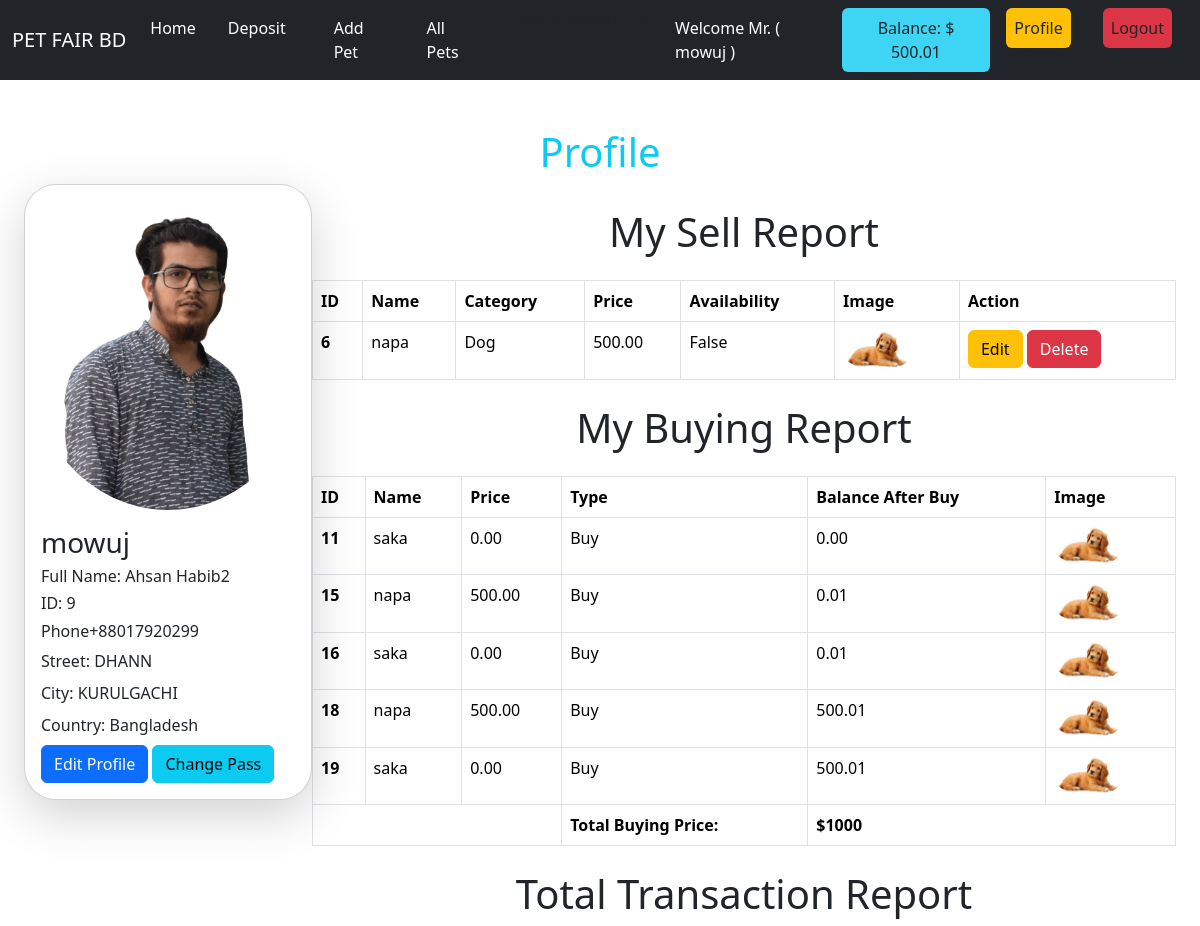
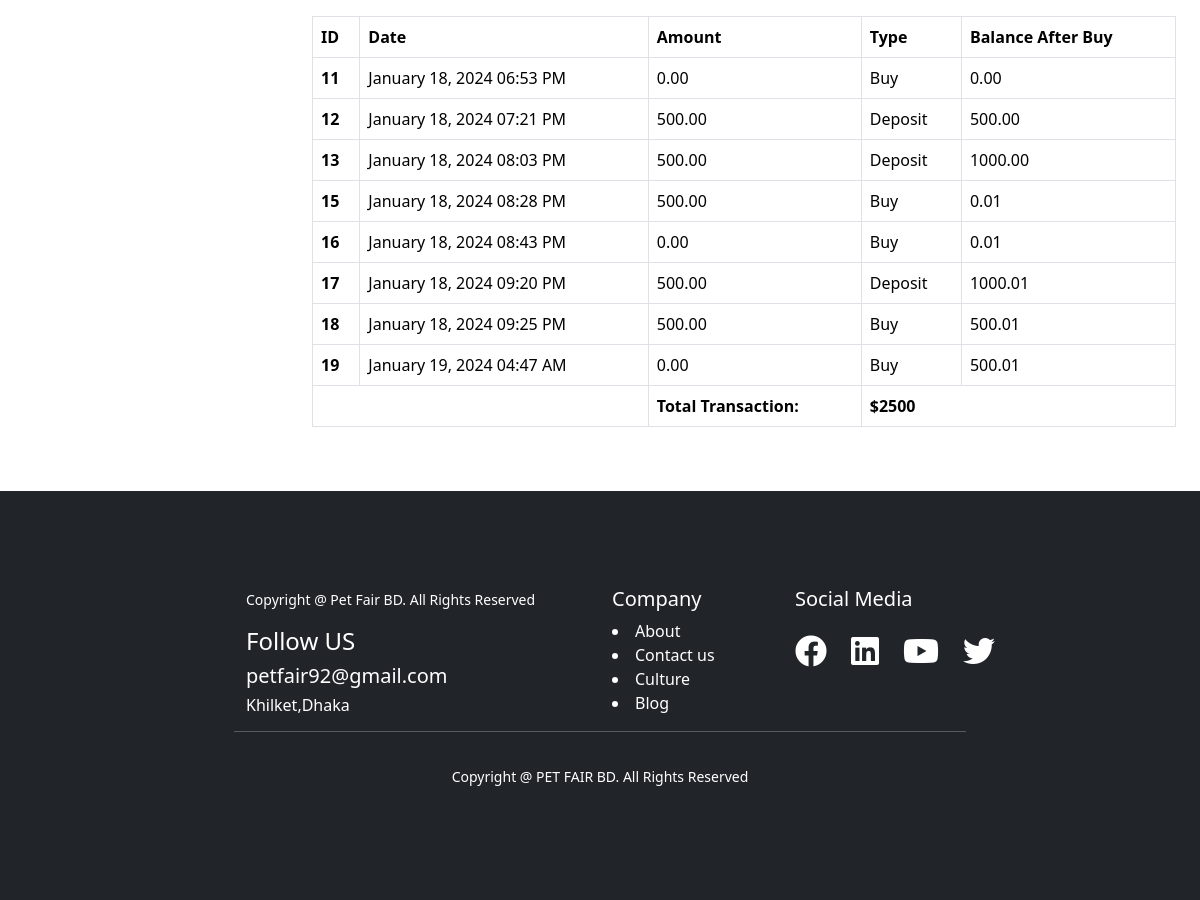
Page /customer/profile/ (signed in) on the earlier database version (2 pictures, top to bottom).
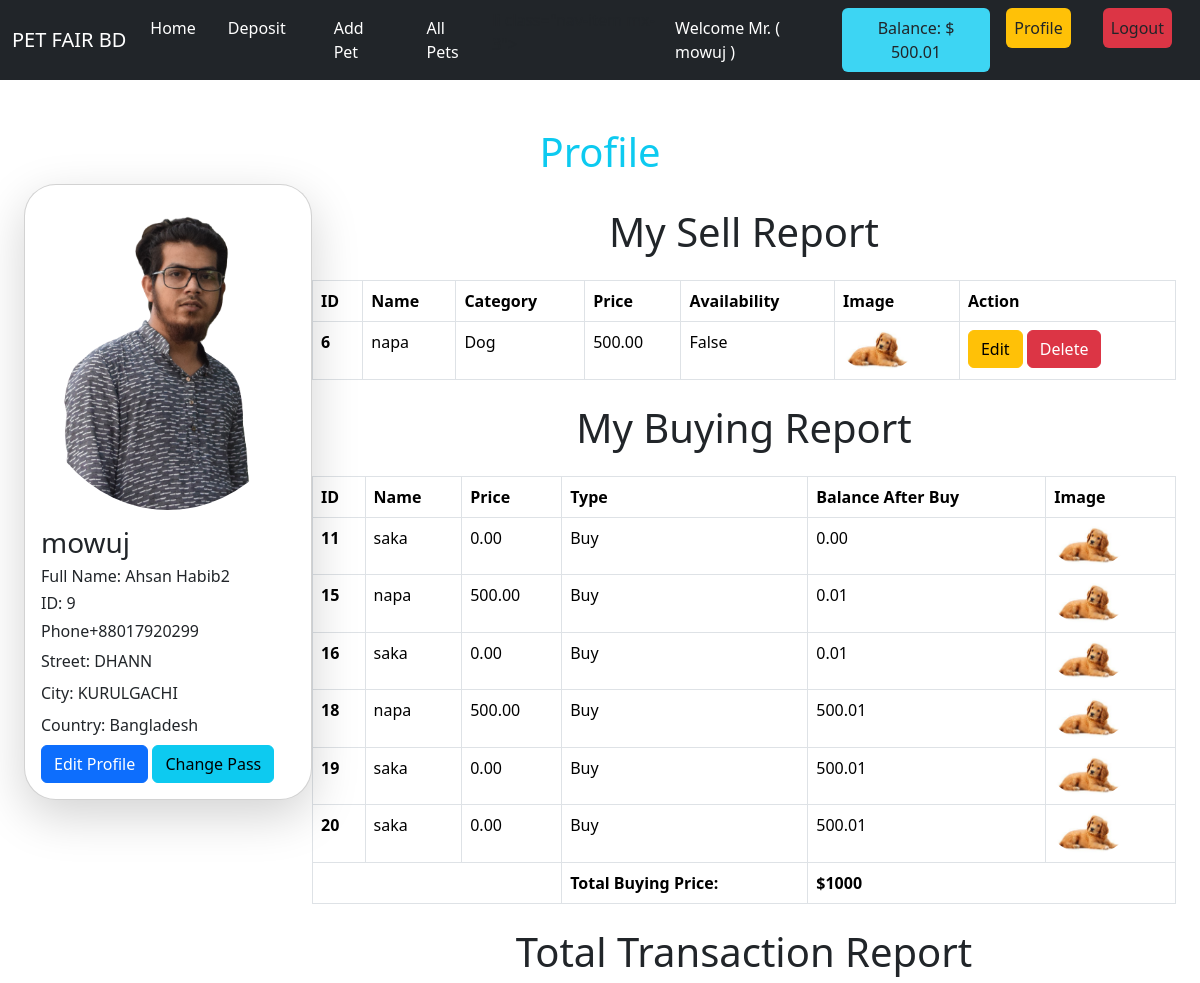
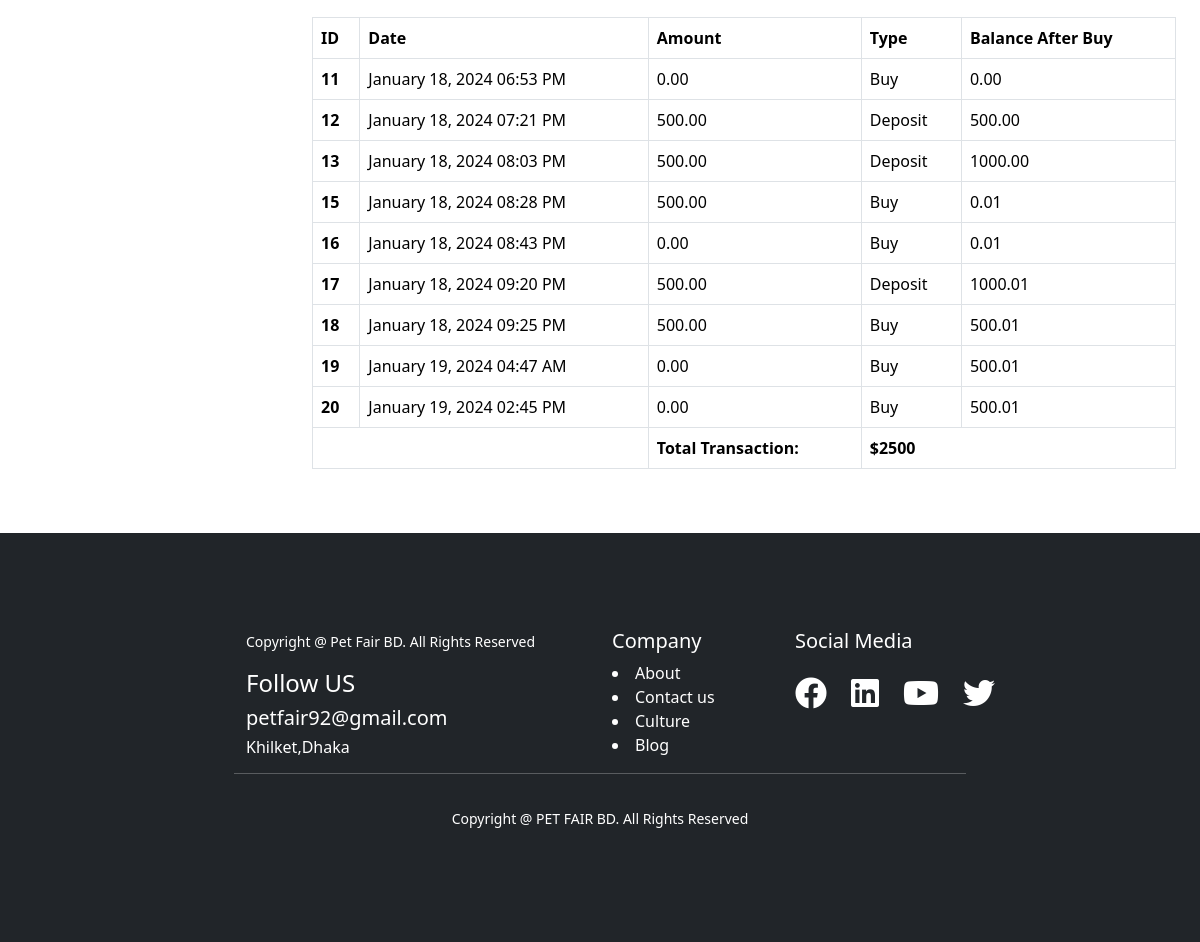
Same page on the later database version (2 pictures, top to bottom).
### pet/models.py (models this page shows, shortened)
class Pet(models.Model):
    name=models.CharField(max_length=50)
    user=models.ForeignKey(User,on_delete=models.CASCADE,null=True,blank=True)
    description=models.TextField()
    category=models.ManyToManyField(Category,related_name='pets')
    price = models.DecimalField(decimal_places=2,max_digits=12,default=0)
    image = models.ImageField(upload_to='pet/images',null=True,blank=True)
    availability=models.BooleanField(default=True)

class Category(models.Model):
    name=models.CharField(max_length=50)
    slug=models.SlugField(max_length=50,unique=True)

### transaction/models.py (models this page shows, shortened)
class Transaction(models.Model):
    customer = models.ForeignKey(
        Customer, related_name='transaction', on_delete=models.CASCADE)
    pet = models.ForeignKey(Pet, related_name='buy_pet',
                             on_delete=models.CASCADE, null=True, blank=True)
    amount = models.DecimalField(decimal_places=2, max_digits=12)
    balance_after_transaction = models.DecimalField(
        decimal_places=2, max_digits=12)
    transaction_type = models.IntegerField(choices=TRANSACTION_TYPE)
    timestamps = models.DateTimeField(auto_now_add=True)

### customer/views.py (the view)
# urls.py: path('profile/', UserProfileView.as_view(), name='profile'),
@method_decorator(login_required, name='dispatch')
class UserProfileView(LoginRequiredMixin, View):
    template_name = "customer/profile.html"
    def get(self, request):
        form = UserUpdateForm(instance=request.user)
        pets=Pet.objects.filter(user=request.user)
        customer = self.request.user.customer
        transaction = Transaction.objects.filter(customer=self.request.user.customer)
        total = transaction.aggregate(
            total_price=Sum('amount')
        )['total_price'] or 0
        buy = Transaction.objects.filter(
            transaction_type=BUY, customer=self.request.user.customer)
        total_buy_price = buy.aggregate(
            total_price=Sum('amount')
        )['total_price'] or 0
        return render(request, self.template_name, {"form": form, "buy": buy, "total_buy_price": total_buy_price, 'customer': customer, "pets": pets, "transaction": transaction,"total":total})

### customer/models.py (called while the page is built)
    def __str__(self):
        return str(self.user)

### customer/templates/customer/profile.html (shortened to what this page needs)
{% extends 'base.html' %}
{% load static %}
{% load crispy_forms_tags %}
{% block content %}
<div class="my-5 mx-4">
    <h1 class="text-center text-info">Profile</h1>
    <div class="d-flex">
        <div class="profile-left col-md-3">
        <div class="card shadow-lg rounded-5" style="width: 18rem;">
  <img src="{{customer.image.url}}" class="card-img-top rounded-circle" alt="...">
  <div class="card-body">
    <h3 class="card-title">{{customer}}</h3>
    <h6 class="card-title">Full Name: {{customer.user.first_name}} {{customer.user.last_name}}</h6>
    <h6 class="card-title">ID: {{customer.id}}</h6>
    <h6 class="card-title">Phone{{customer.phone}}</h6>
    <p class="card-title">Street: {{customer.street_address}}</p>
    <p class="card-title">City: {{customer.city}}</p>
    <p class="card-title">Country: {{customer.country}}</p>
    <a href="{% url 'edit_profile' %}" class="btn btn-primary">Edit Profile</a>
    <a href="{% url 'change_pass' %}" class="btn btn-info">Change Pass</a>
  </div>
</div>
    </div>
    <div class="profile-right col-md-9">
        <div class="add-pet">
            <h1 class="text-center my-4">My Sell Report</h1>
            <table class="table table-bordered">
  <thead>
    <tr>
      <th scope="col">ID</th>
      <th scope="col">Name</th>
      <th scope="col">Category</th>
      <th scope="col">Price</th>
      <th scope="col">Availability</th>
      <th scope="col">Image</th>
      <th scope="col">Action</th>
    </tr>
  </thead>
  <tbody>
    <tr>
      {% for i in pets %}
    <th scope="row">{{i.id}}</th>
      <td>{{i.name}}</td>
      <td>{% for category in i.category.all %}
    {{ category.name }}
  {% endfor %}</td>
      <td>{{i.price}}</td>
      <td>{{i.availability}}</td>
      <td><img class="rounded-circle" src="{{ i.image.url }}" style="width: 70px;" alt=""></td>
      <td>
        <a class="btn btn-warning" href="{% url 'edit_pet' i.id %}">Edit</a>
        <a class="btn btn-danger" href="{% url 'pet_delete' i.id %}">Delete</a>
      </td>
      {% endfor %}
    </tr>
  </tbody>
</table>
        </div>
        <div class="buy-pet">
          <h1 class="text-center my-4">My Buying Report</h1>
            <table class="table table-bordered">
  <thead>
    <tr>
      <th scope="col">ID</th>
      <th scope="col">Name</th>
      <th scope="col">Price</th>
      <th scope="col">Type</th>
      <th scope="col">Balance After Buy</th>
      <th scope="col">Image</th>
    </tr>
  </thead>
  <tbody>
    {% for i in buy %}
      <tr>
        <th scope="row">{{i.id}}</th>
        <td>{{i.pet.name}}</td>
        <td>{{i.amount}}</td>
        <td>{{i.get_transaction_type_display}}</td>
        <td>{{i.balance_after_transaction}}</td>
        <td><img class="rounded-circle" src="{{ i.pet.image.url }}" style="width: 70px;" alt=""></td>
      </tr>
    {% endfor %}
    <tr>
            <td colspan="3"></td>
            <td><strong>Total Buying Price:</strong></td>
            <td colspan="2"><b>${{ total_buy_price }}</b> </td>
          </tr>
  </tbody>
</table>
        </div>
        <div class="transaction">
          <h1 class="text-center my-4">Total Transaction Report</h1>
            <table class="table table-bordered">
  <thead>
    <tr>
      <th scope="col">ID</th>
      <th scope="col">Date</th>
      <th scope="col">Amount</th>
      <th scope="col">Type</th>
      <th scope="col">Balance After Buy</th>
    </tr>
  </thead>
  <tbody>
    {% for i in transaction %}
      <tr>
        <th scope="row">{{i.id}}</th>
        <td>{{ i.timestamps|date:"F d, Y h:i A" }}</td>
        <td>{{i.amount}}</td>
        <td>{{i.get_transaction_type_display}}</td>
        <td>{{i.balance_after_transaction}}</td>
      </tr>
    {% endfor %}
    <tr>
            <td colspan="2"></td>
            <td><strong>Total Transaction:</strong></td>
            <td colspan="2"><b>${{ total }}</b> </td>
          </tr>
  </tbody>
</table>
        </div>
    </div>
    </div>
</div>
{% endblock content %}

Differences in the rows shown:
added Transaction: id "20", pet.name "saka", amount "0.00", transaction_type "Buy", balance_after_transaction "500.01", pet.image (picture), timestamps "January 19, 2024 02:45 PM"
